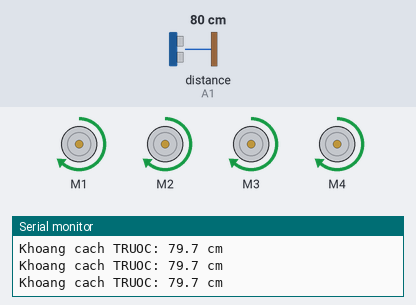
Simulated run of this sketch. Board: Arduino Uno, built with avr-gcc and run on an emulated ATmega328P. Shown: 4 × DC motor (green arrow = forward, orange = backward, longer = faster), the last lines printed to the serial monitor. Wiring (inferred from the names in the program): ultrasonic range finder: trigger A0; echo A1. Inputs (shaded band) come from the test bench; at power-on: distance to the obstacle (sensor on A1) 80 cm. The echo pulse lasts 58.3 µs per cm.

Above: at 2.2 s.
2.3 s: distance to the obstacle (sensor on A1) set to 7 cm
3.8 s: distance to the obstacle (sensor on A1) set to 4 cm
At 5.0 s:
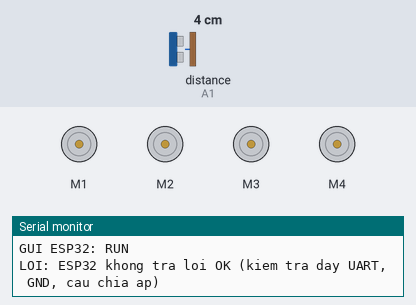
Timing chart, 0 to 6.8 s (numbered marks = the images above; inputs shaded):
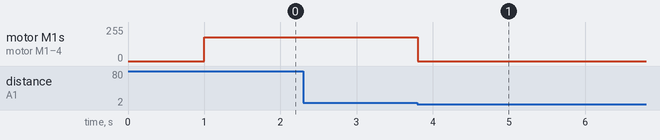

The sketch:

codeArduino2esp32.ino
```cpp
#include <AFMotor.h>
#include <SoftwareSerial.h>

// ===== CAM BIEN SIEU AM =====
const uint8_t TRIG_TRUOC = A0;
const uint8_t ECHO_TRUOC = A1;
const uint8_t TRIG_SAU   = A2;
const uint8_t ECHO_SAU   = A3;

// ===== UART VOI ESP32 =====
SoftwareSerial esp(A4, A5);   // RX = A4 (tu GPIO17), TX = A5 (toi GPIO16, qua cau chia ap)

// ===== CAU HINH =====
const uint8_t TOC_DO = 180;                      // PWM: 0..255
const float KHOANG_CACH_DUNG_CM = 5.0;           // Nguong dung
const unsigned long CHU_KY_DOC_MS = 70UL;
const unsigned long TIMEOUT_ECHO_US = 25000UL;
const unsigned long TIMEOUT_OK_MS = 1000UL;      // cho ESP32 tra "OK"
const unsigned long TIMEOUT_DONE_MS = 30000UL;   // cho ESP32 bao "DONE"

// Bo tri: M1 trai truoc, M2 phai truoc, M3 trai sau, M4 phai sau.
AF_DCMotor motor1(1);
AF_DCMotor motor2(2);
AF_DCMotor motor3(3);
AF_DCMotor motor4(4);

// Neu banh nao quay sai chieu, doi FORWARD <-> BACKWARD o gia tri tuong ung.
const uint8_t CHIEU_TIEN_M1 = FORWARD;
const uint8_t CHIEU_TIEN_M2 = FORWARD;
const uint8_t CHIEU_TIEN_M3 = FORWARD;
const uint8_t CHIEU_TIEN_M4 = FORWARD;

// TIEN    : xe tien, doc cam bien truoc
// CHO_GAP : xe dung, cho ESP32 thuc hien buoc 1-3
// LUI     : xe lui, doc cam bien sau
// CHO_THA : xe dung, cho ESP32 thuc hien buoc 4
// XONG    : ket thuc
// LOI     : ESP32 khong phan hoi, xe dung han
enum TrangThai { TIEN, CHO_GAP, LUI, CHO_THA, XONG, LOI };
TrangThai trangThai = TIEN;

unsigned long mocDoc = 0;
unsigned long mocGui = 0;
bool espOK = false;
bool espDone = false;

char buf[24];
byte doDai = 0;

uint8_t daoChieu(uint8_t chieu) {
  return (chieu == FORWARD) ? BACKWARD : FORWARD;
}

void dungXe() {
  // L293D Motor Shield V1 dung RELEASE: dong co quay troi, khong phanh dong.
  motor1.run(RELEASE);
  motor2.run(RELEASE);
  motor3.run(RELEASE);
  motor4.run(RELEASE);
}

void diTien() {
  motor1.setSpeed(TOC_DO);
  motor2.setSpeed(TOC_DO);
  motor3.setSpeed(TOC_DO);
  motor4.setSpeed(TOC_DO);
  motor1.run(CHIEU_TIEN_M1);
  motor2.run(CHIEU_TIEN_M2);
  motor3.run(CHIEU_TIEN_M3);
  motor4.run(CHIEU_TIEN_M4);
  Serial.println(F("XE DI TIEN"));
}

void diLui() {
  motor1.setSpeed(TOC_DO);
  motor2.setSpeed(TOC_DO);
  motor3.setSpeed(TOC_DO);
  motor4.setSpeed(TOC_DO);
  motor1.run(daoChieu(CHIEU_TIEN_M1));
  motor2.run(daoChieu(CHIEU_TIEN_M2));
  motor3.run(daoChieu(CHIEU_TIEN_M3));
  motor4.run(daoChieu(CHIEU_TIEN_M4));
  Serial.println(F("XE DI LUI"));
}

// Tra ve cm. Neu timeout (khong co echo), tra ve -1.
float docKhoangCach(uint8_t trigPin, uint8_t echoPin) {
  digitalWrite(trigPin, LOW);
  delayMicroseconds(2);
  digitalWrite(trigPin, HIGH);
  delayMicroseconds(10);
  digitalWrite(trigPin, LOW);

  unsigned long thoiGian = pulseIn(echoPin, HIGH, TIMEOUT_ECHO_US);
  if (thoiGian == 0) return -1.0;
  return thoiGian * 0.0343f / 2.0f;
}

void inKhoangCach(const __FlashStringHelper* ten, float d) {
  Serial.print(F("Khoang cach "));
  Serial.print(ten);
  Serial.print(F(": "));
  if (d < 0) Serial.println(F("Khong co echo"));
  else {
    Serial.print(d, 1);
    Serial.println(F(" cm"));
  }
}

// ===== UART =====
void guiLenh(const char* lenh) {
  espOK = false;
  espDone = false;
  esp.println(lenh);
  mocGui = millis();
  Serial.print(F("GUI ESP32: "));
  Serial.println(lenh);
}

void xuLyDong(const char* dong) {
  Serial.print(F("ESP32: "));
  Serial.println(dong);
  if (strcmp(dong, "OK") == 0)        espOK = true;
  else if (strcmp(dong, "DONE") == 0) espDone = true;
}

// Doc tung ky tu, ghep thanh dong, khong chan chuong trinh
void docESP() {
  while (esp.available()) {
    char c = esp.read();
    if (c == '\r') continue;
    if (c == '\n') {
      buf[doDai] = '\0';
      if (doDai > 0) xuLyDong(buf);
      doDai = 0;
    }
    else if (doDai < sizeof(buf) - 1) {
      buf[doDai++] = c;
    }
  }
}

// Tra ve true khi ESP32 da bao DONE. Neu ESP32 im lang qua lau -> sang trang thai LOI.
bool choESP() {
  if (espDone) {
    espDone = false;
    return true;
  }
  unsigned long now = millis();
  if (!espOK && now - mocGui >= TIMEOUT_OK_MS) {
    trangThai = LOI;
    Serial.println(F("LOI: ESP32 khong tra loi OK (kiem tra day UART, GND, cau chia ap)"));
  }
  else if (now - mocGui >= TIMEOUT_DONE_MS) {
    trangThai = LOI;
    Serial.println(F("LOI: ESP32 khong bao DONE"));
  }
  return false;
}

void setup() {
  Serial.begin(9600);
  esp.begin(9600);

  pinMode(TRIG_TRUOC, OUTPUT);
  pinMode(ECHO_TRUOC, INPUT);
  pinMode(TRIG_SAU, OUTPUT);
  pinMode(ECHO_SAU, INPUT);
  digitalWrite(TRIG_TRUOC, LOW);
  digitalWrite(TRIG_SAU, LOW);

  dungXe();
  delay(1000); // Cho nguon va cam bien on dinh truoc khi khoi dong
  trangThai = TIEN;
  diTien();
  mocDoc = millis() - CHU_KY_DOC_MS;
}

void loop() {
  docESP();
  unsigned long hienTai = millis();

  // --- Cho ESP32 gap vat xong (buoc 1-3) -> lui ---
  if (trangThai == CHO_GAP) {
    if (choESP()) {
      Serial.println(F("ESP32 GAP XONG -> XE DI LUI"));
      trangThai = LUI;
      diLui();
      mocDoc = millis() - CHU_KY_DOC_MS;
    }
    return;
  }

  // --- Cho ESP32 tha vat xong (buoc 4) -> ket thuc ---
  if (trangThai == CHO_THA) {
    if (choESP()) {
      trangThai = XONG;
      Serial.println(F("ESP32 THA XONG -> HOAN THANH"));
    }
    return;
  }

  if (trangThai == XONG || trangThai == LOI) return;

  // --- Doc cam bien theo chu ky ---
  if (hienTai - mocDoc < CHU_KY_DOC_MS) return;
  mocDoc = hienTai;

  if (trangThai == TIEN) {
    float d = docKhoangCach(TRIG_TRUOC, ECHO_TRUOC);
    inKhoangCach(F("TRUOC"), d);

    if (d > 0 && d <= KHOANG_CACH_DUNG_CM) {
      dungXe();
      trangThai = CHO_GAP;
      Serial.println(F("GAP VAT PHIA TRUOC -> DUNG, BAO ESP32 GAP (BUOC 1-3)"));
      guiLenh("RUN");
    }
  }
  else if (trangThai == LUI) {
    float d = docKhoangCach(TRIG_SAU, ECHO_SAU);
    inKhoangCach(F("SAU"), d);

    if (d > 0 && d <= KHOANG_CACH_DUNG_CM) {
      dungXe();
      trangThai = CHO_THA;
      Serial.println(F("CHAM TUONG -> DUNG, BAO ESP32 THA (BUOC 4)"));
      guiLenh("DROP");
    }
  }
}
```

Measured:
- the behaviour switches between 6 and 5 cm on distance to the obstacle (sensor on A1) (found by bisection; images 0 and 1)
- after the input at 3.8 s, motor M1–4: forward 180/255 → stopped at once
